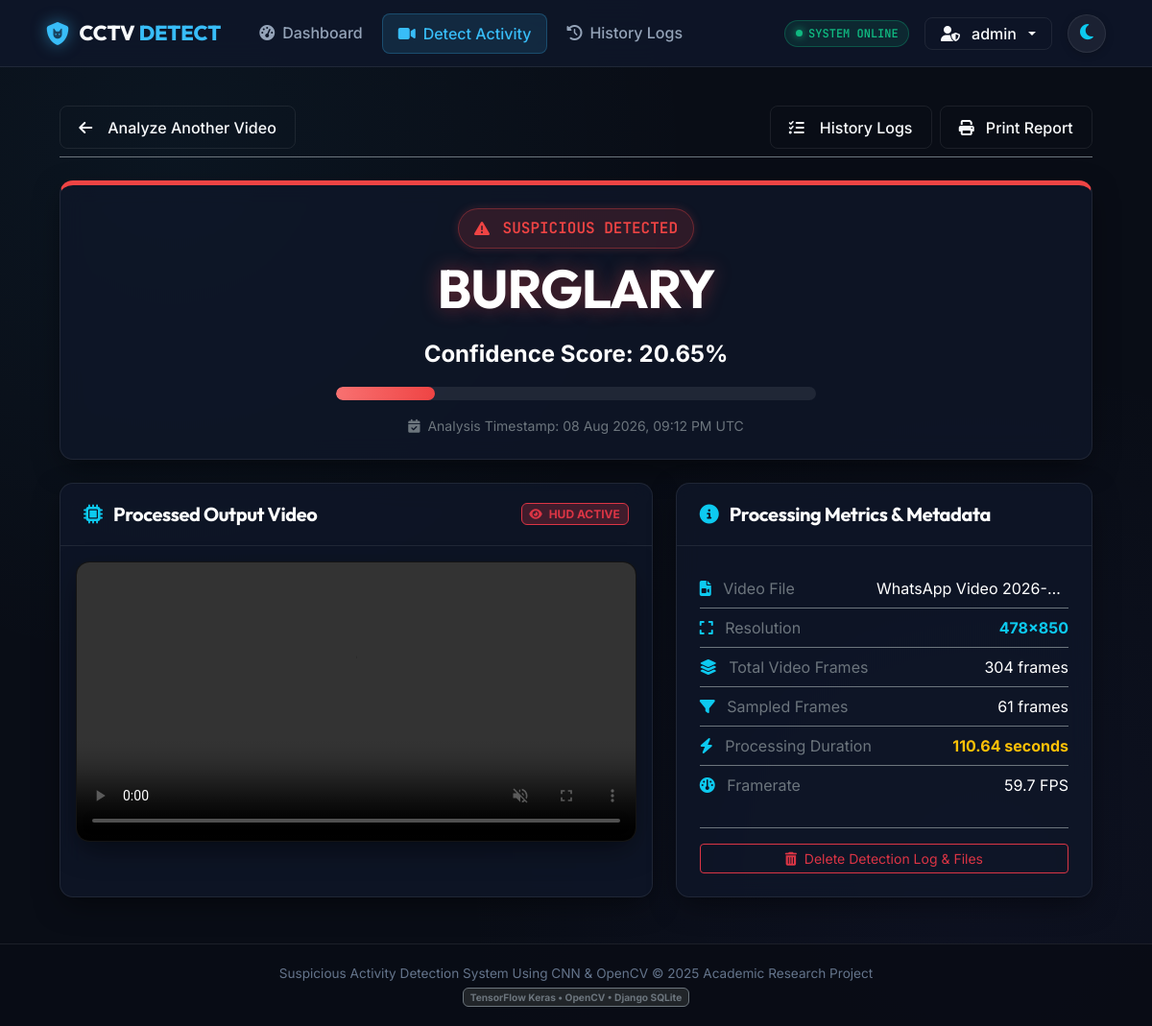
The page /result/8/ (signed in) on the database its author committed.
### detection/models.py (models this page shows, shortened)
class Detection(models.Model):
    user = models.ForeignKey(User, on_delete=models.CASCADE, related_name='detections', null=True, blank=True)
    title = models.CharField(max_length=255, help_text="Filename or custom title")
    uploaded_video = models.FileField(upload_to='uploads/%Y/%m/%d/')
    processed_video = models.FileField(upload_to='processed/%Y/%m/%d/', null=True, blank=True)
    activity = models.CharField(max_length=100, default='Normal')
    confidence = models.FloatField(default=0.0, help_text="Percentage confidence score")
    is_suspicious = models.BooleanField(default=False)
    total_frames = models.IntegerField(default=0)
    sampled_frames = models.IntegerField(default=0)
    fps = models.FloatField(default=30.0)
    resolution = models.CharField(max_length=50, blank=True, default='')
    processing_time_sec = models.FloatField(default=0.0)
    created_at = models.DateTimeField(auto_now_add=True)
    updated_at = models.DateTimeField(auto_now=True)
    class Meta:
        ordering = ['-created_at']
        verbose_name = 'Activity Detection'
        verbose_name_plural = 'Activity Detections'
    @property
    def badge_color(self):
        if self.activity.upper() in ['FIGHTING', 'FIRE', 'BURGLARY', 'ROBBERY', 'SHOOTING', 'WEAPON']:
            return 'danger'
        elif self.activity.upper() in ['NORMAL']:
            return 'success'
        return 'warning'
    @property
    def status_label(self):
        return 'SUSPICIOUS' if self.is_suspicious else 'NORMAL'

### detection/views.py (the view)
# urls.py: path('result/<int:pk>/', views.result_view, name='result'),
@login_required
def result_view(request, pk):
    detection = get_object_or_404(Detection, pk=pk)
    context = {
        'detection': detection,
        'active_page': 'detect',
    }
    return render(request, 'detection/result.html', context)

### detection/templates/detection/result.html (shortened to what this page needs)
{% extends 'detection/base.html' %}
{% block content %}
<div class="container py-4" style="max-width: 1100px;">
    <div class="d-flex align-items-center justify-content-between mb-4 pb-2 border-bottom border-secondary">
        <a href="{% url 'detect' %}" class="btn btn-outline-cyber">
            <i class="fa-solid fa-arrow-left me-2"></i> Analyze Another Video
        </a>
        <div class="d-flex gap-2">
            <a href="{% url 'history' %}" class="btn btn-outline-cyber">
                <i class="fa-solid fa-list-check me-2"></i> History Logs
            </a>
            <button onclick="window.print()" class="btn btn-outline-cyber">
                <i class="fa-solid fa-print me-1"></i> Print Report
            </button>
        </div>
    </div>
    <div class="glass-card mb-4 overflow-hidden" style="border-top: 5px solid {% if detection.is_suspicious %}var(--danger-red){% else %}var(--success-green){% endif %}; shadow: 0 15px 35px rgba(0,0,0,0.6);">
        <div class="glass-card-body p-4 text-center">
            <div class="mb-2">
                <span class="badge-cyber {{ detection.badge_color }} fs-6 px-3 py-2">
                    <i class="fa-solid {% if detection.is_suspicious %}fa-triangle-exclamation{% else %}fa-shield-check{% endif %} me-2"></i>
                    {{ detection.status_label }} DETECTED
                </span>
            </div>
            <h1 class="display-4 font-heading text-white fw-bold mb-1 tracking-tight" style="text-shadow: 0 0 20px {% if detection.is_suspicious %}rgba(239, 68, 68, 0.4){% else %}rgba(16, 185, 129, 0.4){% endif %};">
                {{ detection.activity|upper }}
            </h1>
            <div class="d-flex align-items-center justify-content-center gap-3 my-3">
                <span class="fs-4 font-mono fw-bold text-white">Confidence Score: {{ detection.confidence|floatformat:2 }}%</span>
            </div>
            <div class="mx-auto my-3" style="max-width: 500px;">
                <div class="confidence-bar-wrapper" style="height: 14px;">
                    <div class="confidence-bar-fill {{ detection.badge_color }}" style="width: {{ detection.confidence }}%;"></div>
                </div>
            </div>
            <p class="text-secondary small mb-0 font-mono">
                <i class="fa-solid fa-calendar-check me-1"></i> Analysis Timestamp: {{ detection.created_at|date:"d M Y, h:i A" }} UTC
            </p>
        </div>
    </div>
    <div class="row g-4 mb-4">
        <div class="col-12 col-lg-7">
            <div class="glass-card h-100">
                <div class="glass-card-header">
                    <h5 class="font-heading mb-0 text-white">
                        <i class="fa-solid fa-microchip text-info me-2"></i> Processed Output Video
                    </h5>
                    <span class="badge bg-danger bg-opacity-25 text-danger border border-danger font-mono">
                        <i class="fa-solid fa-eye me-1"></i> HUD ACTIVE
                    </span>
                </div>
                <div class="glass-card-body p-3">
                    <div class="video-box">
                        {% if detection.processed_video %}
                            <video controls autoplay loop muted poster="">
                                <source src="{{ detection.processed_video.url }}" type="video/mp4">
                            </video>
                        {% else %}
                            <div class="text-center py-5 text-muted">
                                <i class="fa-solid fa-video-slash fs-1 mb-2"></i>
                                <p>Processed video unavailable.</p>
                            </div>
                        {% endif %}
                    </div>
                </div>
            </div>
        </div>
        <div class="col-12 col-lg-5">
            <div class="glass-card h-100 d-flex flex-column">
                <div class="glass-card-header">
                    <h5 class="font-heading mb-0 text-white">
                        <i class="fa-solid fa-circle-info text-info me-2"></i> Processing Metrics & Metadata
                    </h5>
                </div>
                <div class="glass-card-body flex-grow-1">
                    <div class="list-group list-group-flush bg-transparent">
                        <div class="list-group-item bg-transparent text-white border-secondary px-0 d-flex justify-content-between">
                            <span class="text-secondary"><i class="fa-solid fa-file-video me-2 text-info"></i> Video File</span>
                            <span class="font-mono text-truncate ms-2" style="max-width: 200px;">{{ detection.title }}</span>
                        </div>
                        <div class="list-group-item bg-transparent text-white border-secondary px-0 d-flex justify-content-between">
                            <span class="text-secondary"><i class="fa-solid fa-expand me-2 text-info"></i> Resolution</span>
                            <span class="font-mono text-info fw-bold">{{ detection.resolution }}</span>
                        </div>
                        <div class="list-group-item bg-transparent text-white border-secondary px-0 d-flex justify-content-between">
                            <span class="text-secondary"><i class="fa-solid fa-layer-group me-2 text-info"></i> Total Video Frames</span>
                            <span class="font-mono">{{ detection.total_frames }} frames</span>
                        </div>
                        <div class="list-group-item bg-transparent text-white border-secondary px-0 d-flex justify-content-between">
                            <span class="text-secondary"><i class="fa-solid fa-filter me-2 text-info"></i> Sampled Frames</span>
                            <span class="font-mono">{{ detection.sampled_frames }} frames</span>
                        </div>
                        <div class="list-group-item bg-transparent text-white border-secondary px-0 d-flex justify-content-between">
                            <span class="text-secondary"><i class="fa-solid fa-bolt me-2 text-info"></i> Processing Duration</span>
                            <span class="font-mono text-warning fw-bold">{{ detection.processing_time_sec }} seconds</span>
                        </div>
                        <div class="list-group-item bg-transparent text-white border-secondary px-0 d-flex justify-content-between">
                            <span class="text-secondary"><i class="fa-solid fa-gauge me-2 text-info"></i> Framerate</span>
                            <span class="font-mono">{{ detection.fps }} FPS</span>
                        </div>
                    </div>
                    <div class="mt-4 pt-3 border-top border-secondary">
                        <form method="post" action="{% url 'delete_detection' detection.pk %}" onsubmit="return confirm('Are you sure you want to delete this detection record and its media files?');">
                            <button type="submit" class="btn btn-outline-danger btn-sm w-100">
                                <i class="fa-solid fa-trash-can me-1"></i> Delete Detection Log & Files
                            </button>
                        </form>
                    </div>
                </div>
            </div>
        </div>
    </div>
</div>
{% endblock %}

### detection/templates/detection/base.html (shortened to what this page needs)
{% load static %}
<!DOCTYPE html>
<html lang="en">
<head>
    <link href="https://cdn.jsdelivr.net/npm/bootstrap@5.3.2/dist/css/bootstrap.min.css" rel="stylesheet">
    <link href="https://cdnjs.cloudflare.com/ajax/libs/font-awesome/6.4.2/css/all.min.css" rel="stylesheet">
    <link href="{% static 'detection/css/style.css' %}" rel="stylesheet">
</head>
<body>
    <nav class="navbar navbar-expand-lg navbar-custom sticky-top">
        <div class="container-fluid px-4">
            <a class="brand-logo" href="{% if user.is_authenticated %}{% url 'dashboard' %}{% else %}{% url 'landing' %}{% endif %}">
                <i class="fa-solid fa-shield-cat"></i>
                <span>CCTV <span style="color: var(--accent-cyan);">DETECT</span></span>
            </a>
            <div class="d-flex align-items-center gap-2 order-lg-last ms-auto ms-lg-3">
                <button id="theme-toggle-btn" class="theme-toggle-btn" type="button" aria-label="Toggle theme" title="Toggle Light/Dark Theme">
                    <i class="fa-solid fa-moon text-info" id="theme-toggle-icon"></i>
                </button>
            </div>
            {% if user.is_authenticated %}
            <div class="collapse navbar-collapse" id="navbarContent">
                <ul class="navbar-nav me-auto mb-2 mb-lg-0 ms-lg-4 gap-1">
                    <li class="nav-item">
                        <a class="nav-link-custom {% if active_page == 'dashboard' %}active{% endif %}" href="{% url 'dashboard' %}">
                            <i class="fa-solid fa-gauge-high"></i> Dashboard
                        </a>
                    </li>
                    <li class="nav-item">
                        <a class="nav-link-custom {% if active_page == 'detect' %}active{% endif %}" href="{% url 'detect' %}">
                            <i class="fa-solid fa-video"></i> Detect Activity
                        </a>
                    </li>
                    <li class="nav-item">
                        <a class="nav-link-custom {% if active_page == 'history' %}active{% endif %}" href="{% url 'history' %}">
                            <i class="fa-solid fa-clock-rotate-left"></i> History Logs
                        </a>
                    </li>
                </ul>
                <div class="d-flex align-items-center gap-3">
                    <div class="live-pulse">
                        <div class="pulse-dot"></div>
                        <span>SYSTEM ONLINE</span>
                    </div>
                    <div class="dropdown">
                        <button class="btn btn-outline-cyber dropdown-toggle py-1 px-3" type="button" data-bs-toggle="dropdown">
                            <i class="fa-solid fa-user-shield me-1"></i> {{ user.username }}
                        </button>
                    </div>
                </div>
            </div>
            {% endif %}
        </div>
    </nav>
    <main class="flex-grow-1">
        {% block content %}{% endblock %}
    </main>
    <footer class="footer-custom text-center">
        <div class="container">
            <p class="mb-1">Suspicious Activity Detection System Using CNN & OpenCV &copy; 2025 Academic Research Project</p>
            <span class="badge bg-dark border border-secondary text-secondary font-mono">TensorFlow Keras • OpenCV • Django SQLite</span>
        </div>
    </footer>
</body>
</html>

### rows shown on the page
Detection: status_label "SUSPICIOUS", activity "BURGLARY", confidence "20.65", created_at "08 Aug 2026, 09:12 PM", title "WhatsApp Video 2026-…", resolution "478x850", total_frames "304", sampled_frames "61", processing_time_sec "110.64", fps "59.7"

### other values the page prints
{{ user.username }} "admin"
